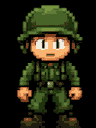

This game map was drawn from its Tiled (.tmx) file and the tilesets committed beside it. A one-line description and the full map source follow:
An orthogonal 6x8 tile map with 16x16 px tiles, 1 tile layer (Artwork).

<map version="1.10" orientation="orthogonal" renderorder="right-down" width="6" height="8" tilewidth="16" tileheight="16" infinite="0" nextlayerid="2" nextobjectid="1">
 <tileset firstgid="103" source="soldier_tiles.tsx" />
 <layer id="1" name="Artwork" width="6" height="8">
  <data encoding="csv">
103,104,105,106,107,108,
121,122,123,124,125,126,
139,140,141,142,143,144,
157,158,159,160,161,162,
175,176,177,178,179,180,
193,194,195,196,197,198,
211,212,213,214,215,216,
229,230,231,232,233,234
</data>
 </layer>
</map>
